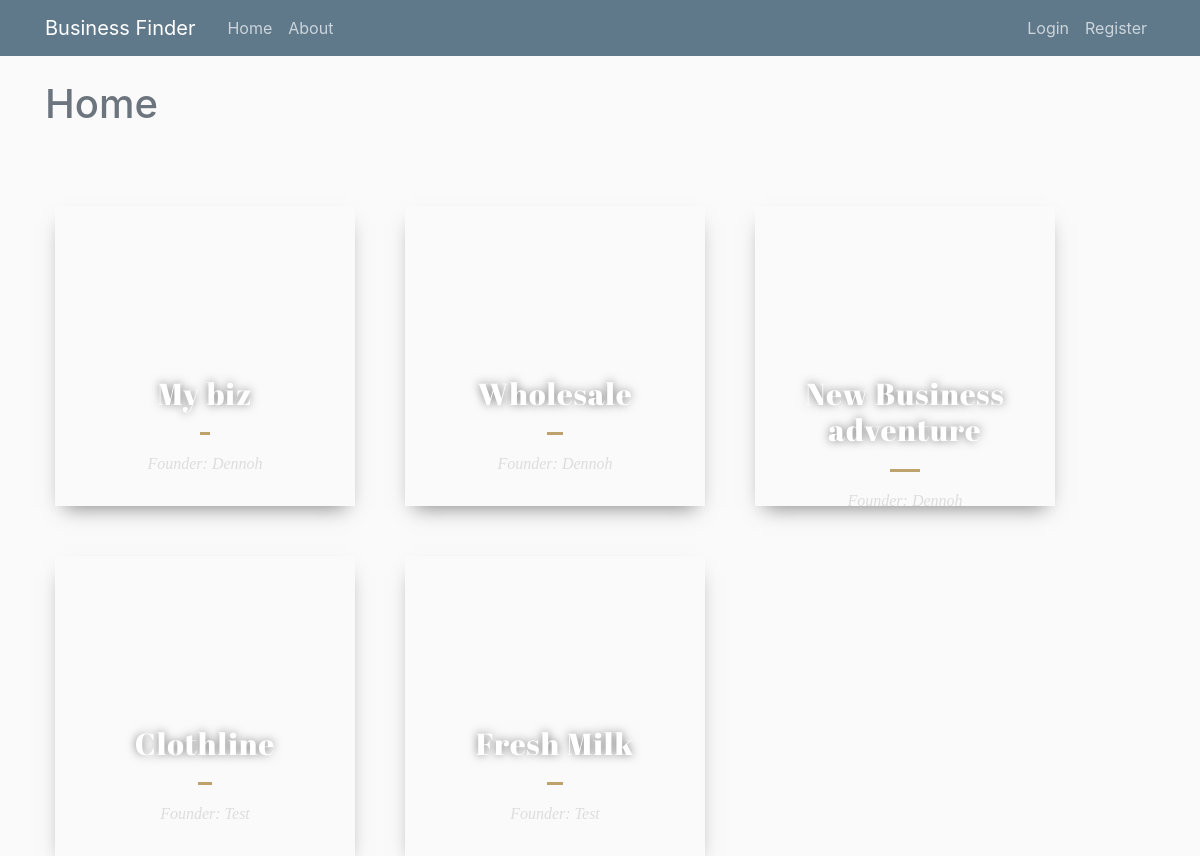
The page /index on the database as committed earlier.
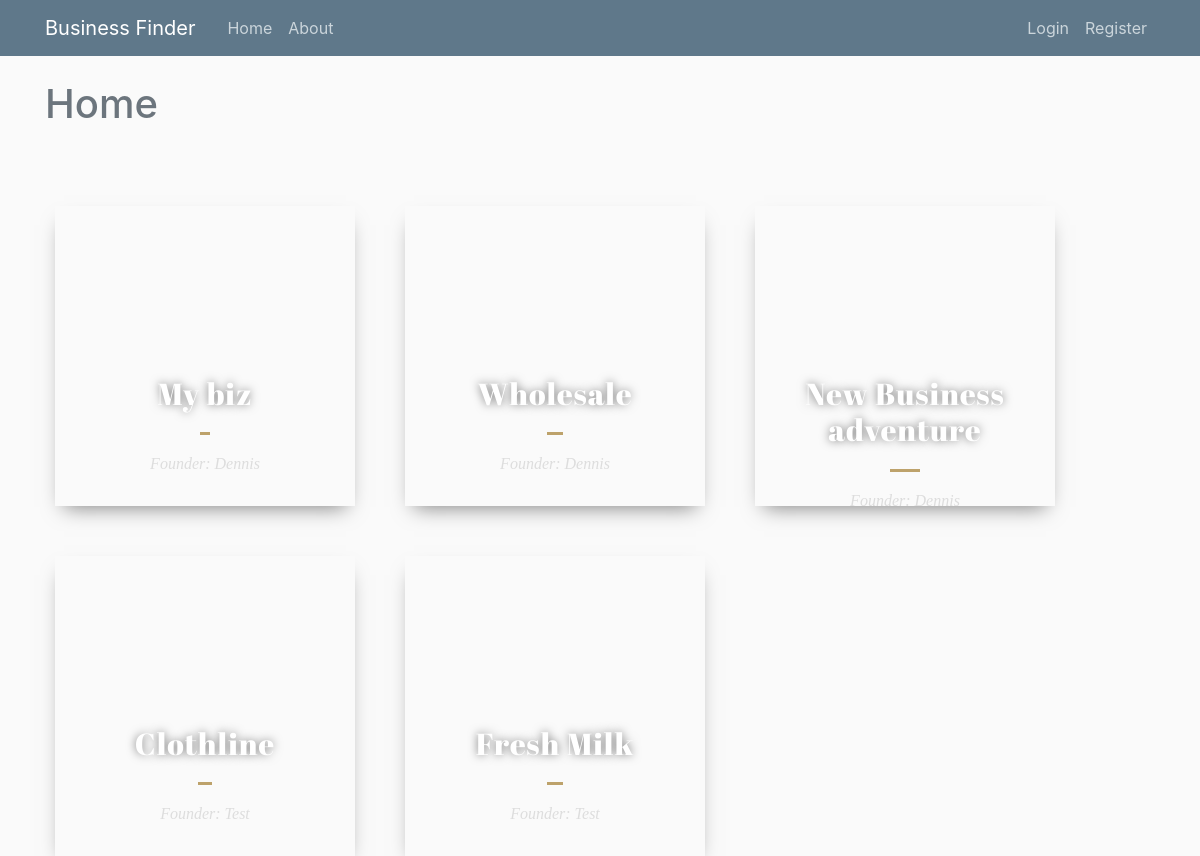
The same page on the database as committed later.
### app/model.py (models this page shows, shortened)
class Business(db.Model):
    id = db.Column(db.Integer, primary_key=True)
    name = db.Column(db.String(100), nullable=False)
    description = db.Column(db.String(500), nullable=False)
    date_added = db.Column(db.DateTime, nullable=False, default=datetime.utcnow)
    user_id = db.Column(db.Integer, db.ForeignKey('user.id'), nullable=False)
    categories = db.relationship('Category', backref='business', lazy=True)
    locations = db.relationship('Location', backref='business', lazy=True)
    reviews = db.relationship('Review', backref='business', lazy=True)

class User(db.Model, UserMixin):
    id = db.Column(db.Integer, primary_key=True)
    username = db.Column(db.String(20), unique=True, nullable=False)
    email = db.Column(db.String(120), unique=True, nullable=False)
    image_file = db.Column(db.String(20), default='default.png', nullable=False)
    password = db.Column(db.String(64), nullable=False)
    businesses = db.relationship('Business', backref='owner', lazy=True)

### app/views.py (the view)
@app.route("/")
@app.route("/index")
def index():
    app = {
        "title":"Business Finder",
        "heading": "Home"
    }
    data = Business.query.all()
    return render_template("index.html", app=app, data=data)

### app/templates/index.html (shortened to what this page needs)
{% extends "layout.html" %}
{% block content %}
    <h1 class="text-muted">{{app.heading}}</h1>
    <div class="grid-container">
            {% for post in data %}
                <div class="grid-item">
                    <div class="blog-card spring-fever">
                        <div class="title-content">
                            <h3><a href="#">{{post.name}}</a></h3>
                            <div class="intro"> Founder: {{post.owner.username}} </div>
                        </div>
                    </div>
                </div>
            {% endfor %}
    </div>
{% endblock content %}

Rows that differ between the two databases and show on the page:
changed through a linked row, Business "My biz": owner.username "Dennoh" → "Dennis"
changed through a linked row, Business "Wholesale": owner.username "Dennoh" → "Dennis"
changed through a linked row, Business "New Business adventure": owner.username "Dennoh" → "Dennis"
